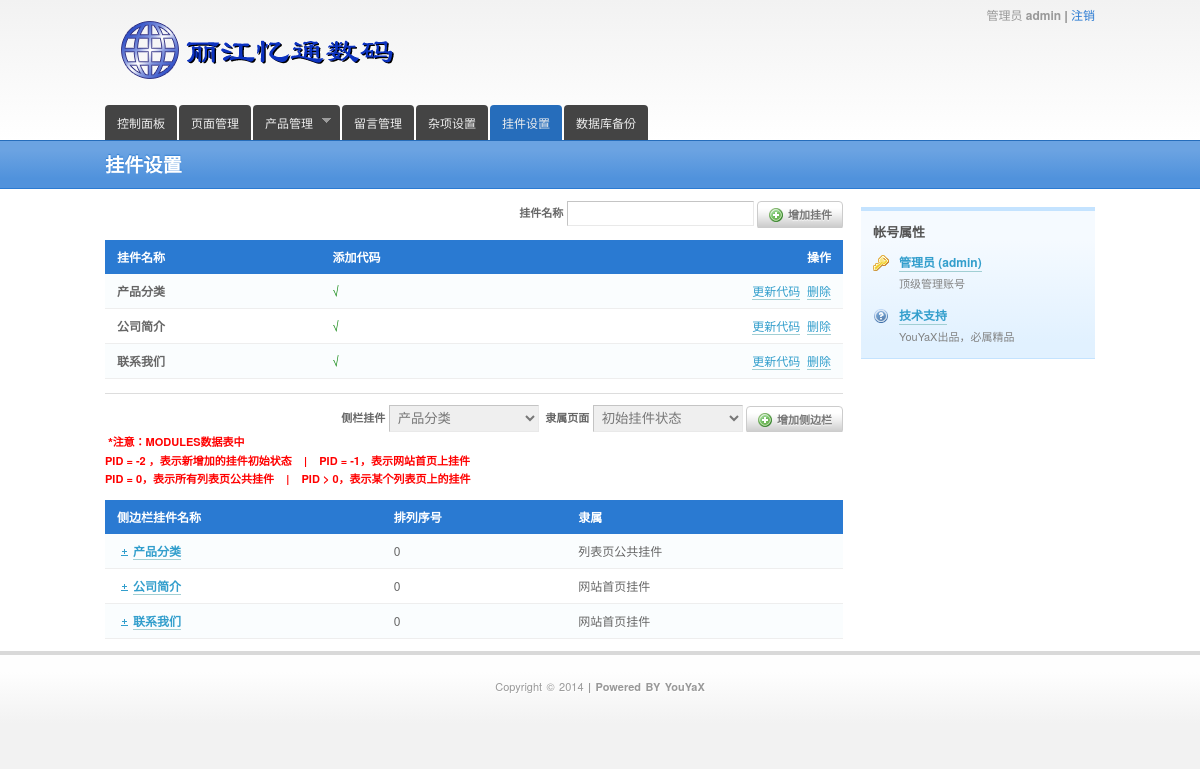
The page /admin/modules.php (signed in) on the database its author committed.
### tables this page shows
CREATE TABLE `momo_modules` (
  `id` int(4) NOT NULL AUTO_INCREMENT,
  `name` varchar(20) NOT NULL,
  `codes` text NOT NULL,
  `pid` int(4) NOT NULL,
  `sort` tinyint(1) NOT NULL,
  PRIMARY KEY (`id`)
);

### admin/database.php (called while the page is built, shortened)
<?php
try {
    $db = new PDO("mysql:host=".DB_HOST.";dbname=".DB_NAME, DB_USER, DB_PSW);
} catch (PDOException $e) {
    die ("Error!: " . $e->getMessage() . "<br/>");
}
$db->exec("SET character_set_connection=utf8, character_set_results=utf8, character_set_client=binary");
$db->exec("SET sql_mode=''");
$sql="select * from ".DB_PREFIX."product order by sort desc";
$query=$db->query($sql);
$arr=array();
while($tmp=$query->fetch()){
	$arr[]=$tmp;
}
?>

### admin/modules.php (the view, shortened to what this page needs)
<?php
require("./database.php");
?>
<!DOCTYPE html>
<html lang="en">
<head>
<link rel="stylesheet" href="css/style.css" type="text/css" />
<link rel="stylesheet" type="text/css" href="fancybox/jquery.fancybox-1.3.4.css" media="screen" />
</head>
<body>
	<header id="top">
		<div class="wrapper">
			<div id="title"><img SRC="../resource/logo.gif" /></div>
			<div id="topnav">
				管理员 <b><?php echo $_SESSION['momocms_admin']; ?></b>
				<span>|</span> <a href="./logout.php">注销</a><br />
			</div>
			<?php
			require("./public_menu.php");
			echo out_menu(6,$arr);
			?>
		</div>
	</header>
	<div id="pagetitle">
		<div class="wrapper">
			<h1>挂件设置</h1>
		</div>
	</div>
	<div id="page">
		<div class="wrapper">
				<section class="column width6 first">
				<form name="modules" enctype="multipart/form-data" method="post" action="./create_modules.php" target="hiddenframe">
					<div style="float:right;margin-top:10px;">
						<label>挂件名称</label>
						<input type="text" required="required" name="name">
						<a href="javascript:;" class="btn" style="position:relative;top:2px;top:0px\9;" onclick="if(document.forms['modules'].name.value!=''){document.forms['modules'].submit()}"><span class="icon icon-add">&nbsp;</span>增加挂件</a>
					</div>
				</form>
				<table class="stylized full" style="">
						<thead>
							<tr>
								<th>挂件名称</th>
								<th>添加代码</th>
								<th class="ta-right">操作</th>
							</tr>
						</thead>
						<tbody>
							<?php
						   $sql="select * from ".DB_PREFIX."modules  order by sort desc";
						   $query=$db->query($sql);
						   $num=$query->rowCount();
						   $options = '';
							if($num>0){
								while($arr=$query->fetch()){
									$options.="<option value=".$arr['id'].">".$arr['name']."</options>";
							?>
							<tr>
								<td class="title">
									<b><?php echo $arr['name']; ?></b>
								</td>
								<td><?php echo !empty($arr['codes'])?'<span style="color:green">√</span>':'<span style="color:red">×</span>'; ?></td>
								<td class="ta-right">
									<a class="addcodes" href="./modules_add_codes.php?id=<?php echo $arr['id']; ?>">更新代码</a>&nbsp;
									<a href="./delete_modules.php?id=<?php echo $arr['id']; ?>">删除</a></td>
							</tr>
						<?php	}}	?>
						</tbody>
					</table>
				<div style="clear:both;border-bottom:1px solid #ddd;height:2px;margin-top: 10px;"></div>
				<form name="form" enctype="multipart/form-data" method="post" action="./create_mix_sidebar.php" target="hiddenframe">
				<div style="float:right;margin-top:10px;">
					<label>侧栏挂件</label>
					<select name="bars" style="width:150px;">
						<?php echo $options; ?>
					</select>&nbsp;
					<label>隶属页面</label>
					<select name="bars_page" style="width:150px;">
						<option value="-2">初始挂件状态</option>
					</select>
					<a href="javascript:;" class="btn" style="position:relative;top:2px;top:0px\9;" onclick="if(document.forms['form'].name.value!=''){document.forms['form'].submit()}"><span class="icon icon-add">&nbsp;</span>增加侧边栏</a>
				</div>
				</form>
				<label class="required" style="color:#ff0000;margin-top:2px;">注意：modules数据表中<br>pid = -2 ，表示新增加的挂件初始状态&nbsp&nbsp;&nbsp&nbsp;|&nbsp&nbsp;&nbsp&nbsp;pid = -1，表示网站首页上挂件<br>
					pid = 0，表示所有列表页公共挂件&nbsp&nbsp;&nbsp&nbsp;|&nbsp&nbsp;&nbsp&nbsp;pid > 0，表示某个列表页上的挂件</label>
				<table class="stylized full" style="">
						<thead>
							<tr>
								<th>侧边栏挂件名称</th>
								<th>排列序号</th>
								<th>隶属</th>
							</tr>
						</thead>
						<tbody>
							<?php
						   $sql="select * from ".DB_PREFIX."modules where pid!='-2' order by sort desc";
						   $query=$db->query($sql);
						   $num=$query->rowCount();
							if($num>0){
								while($arr=$query->fetch()){
							?>
							<tr>
								<td class="title">
									<div>
										<a href="#"><b><?php echo $arr['name']; ?></b></a>
									</div>
								</td>
								<td><?php echo $arr['sort']; ?></td>
								<td><?php
									if($arr['pid']=='-1'){
									 	echo '网站首页挂件';
									 }if($arr['pid']=='0'){
									 	echo '列表页公共挂件';
									 }else{
										$sql_sub="select * from ".DB_PREFIX."pages where id=".$arr['pid'];
										$query_sub=$db->query($sql_sub);
										$arr_sub = $query_sub->fetch();
										echo $arr_sub['title'];} ?></td>
							</tr>
						<?php	}}	?>
						</tbody>
					</table>
				</section>
<?php require("./public_side_foot.php"); ?>

### admin/public_menu.php (shortened to what this page needs)
<?php
function out_menu($param,$arr){
$sec_li='';
foreach($arr as $v){
$sec_li.='<li><a href="./detail_product.php?id='.$v['id'].'">'.$v['name'].'</a></li>';
}
$li1=$li2=$li3=$li4=$li5=$li6=$li7='';
if($param=='6') $li6=' class="current"';
echo '
<nav id="menu">
	<ul class="sf-menu">
		<li '.$li1.'><a HREF="./dashboard.php">控制面板</a></li>
		<li '.$li2.'><a HREF="./page.php">页面管理</a></li>
		<li '.$li3.'>
			<a HREF="./product.php">产品管理</a>
			<ul>
				<li>
					<a HREF="./banner.php">广告显示</a>
				</li>
				<li>
					<a href="javascript:;">产品分类</a>
					<ul>'.
						$sec_li.
					'</ul>
				</li>
			</ul>
		</li>
		<li '.$li4.'><a HREF="./leave.php">留言管理</a></li>
		<li '.$li5.'><a HREF="./mix.php">杂项设置</a></li>
		<li '.$li6.'><a HREF="./modules.php">挂件设置</a></li>
		<li '.$li7.'><a HREF="./backupSQL.php">数据库备份</a></li>
	</ul>
</nav>';
}

### admin/public_side_foot.php (shortened to what this page needs)
				<aside class="column width2">
					<div id="rightmenu">
						<header>
							<h3>帐号属性</h3>
						</header>
						<dl class="first">
							<dt><img width="16" height="16" alt="" SRC="img/key.png"></dt>
							<dd><a href="./change_psw.php">管理员 (<?php echo $_SESSION['momocms_admin']; ?>)</a></dd>
							<dd class="last">
								<?php if($_SESSION['momocms_isAdmin']==1){echo '顶级管理账号';}else{echo '演示账号';} ?>
								</dd>
							<dt><img width="16" height="16" alt="" SRC="img/help.png"></dt>
							<dd><a href="javascript:;">技术支持</a></dd>
							<dd class="last">YouYaX出品，必属精品</dd>
						</dl>
					</div>
				</aside>
		</div>
	</div>
	<footer id="bottom">
		<div class="wrapper">
			<p>Copyright &copy; 2014 <b> | Powered BY YouYaX</b></p>
		</div>
	</footer>
 </body>
</html>

### rows shown on the page
momo_modules: name "产品分类", bars "产品分类", sort "0", pid "列表页公共挂件"
momo_modules: name "公司简介", sort "0", pid "网站首页挂件"
momo_modules: name "联系我们", sort "0", pid "网站首页挂件"

### other values the page prints
$_SESSION['momocms_admin'] "admin"
